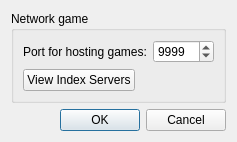
<?xml version="1.0" encoding="UTF-8"?>
<ui version="4.0">
 <class>SettingsDialog</class>
 <widget class="QDialog" name="SettingsDialog">
  <property name="windowTitle">
   <string>Connect 4 Settings</string>
  </property>
  <layout class="QVBoxLayout" name="verticalLayout">
   <item>
    <widget class="QGroupBox" name="groupBox">
     <property name="title">
      <string>Network game</string>
     </property>
     <layout class="QFormLayout" name="formLayout">
      <item row="0" column="0">
       <widget class="QLabel" name="label">
        <property name="text">
         <string>Port for hosting games:</string>
        </property>
       </widget>
      </item>
      <item row="0" column="1">
       <widget class="QSpinBox" name="spinBox">
        <property name="sizePolicy">
         <sizepolicy hsizetype="Minimum" vsizetype="Fixed">
          <horstretch>0</horstretch>
          <verstretch>0</verstretch>
         </sizepolicy>
        </property>
        <property name="minimum">
         <number>1025</number>
        </property>
        <property name="maximum">
         <number>65535</number>
        </property>
        <property name="value">
         <number>9999</number>
        </property>
       </widget>
      </item>
      <item row="1" column="0">
       <widget class="QPushButton" name="btnViewIndexServers">
        <property name="text">
         <string>View Index Servers</string>
        </property>
       </widget>
      </item>
     </layout>
    </widget>
   </item>
   <item>
    <widget class="QDialogButtonBox" name="buttonBox">
     <property name="orientation">
      <enum>Qt::Horizontal</enum>
     </property>
     <property name="standardButtons">
      <set>QDialogButtonBox::Cancel|QDialogButtonBox::Ok</set>
     </property>
    </widget>
   </item>
  </layout>
 </widget>
 <resources/>
 <connections>
  <connection>
   <sender>buttonBox</sender>
   <signal>accepted()</signal>
   <receiver>SettingsDialog</receiver>
   <slot>accept()</slot>
   <hints>
    <hint type="sourcelabel">
     <x>248</x>
     <y>254</y>
    </hint>
    <hint type="destinationlabel">
     <x>157</x>
     <y>274</y>
    </hint>
   </hints>
  </connection>
  <connection>
   <sender>buttonBox</sender>
   <signal>rejected()</signal>
   <receiver>SettingsDialog</receiver>
   <slot>reject()</slot>
   <hints>
    <hint type="sourcelabel">
     <x>316</x>
     <y>260</y>
    </hint>
    <hint type="destinationlabel">
     <x>286</x>
     <y>274</y>
    </hint>
   </hints>
  </connection>
 </connections>
</ui>
